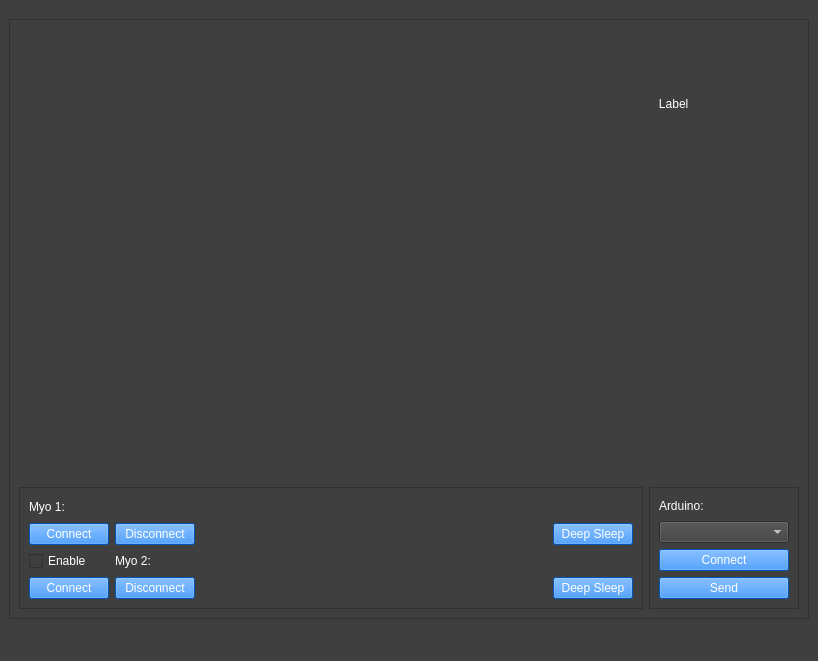
<?xml version="1.0" encoding="UTF-8"?>
<ui version="4.0">
 <class>MainWindow</class>
 <widget class="QMainWindow" name="MainWindow">
  <property name="geometry">
   <rect>
    <x>0</x>
    <y>0</y>
    <width>818</width>
    <height>661</height>
   </rect>
  </property>
  <property name="minimumSize">
   <size>
    <width>0</width>
    <height>0</height>
   </size>
  </property>
  <property name="maximumSize">
   <size>
    <width>818</width>
    <height>661</height>
   </size>
  </property>
  <property name="windowTitle">
   <string>Myo Viewer</string>
  </property>
  <property name="styleSheet">
   <string notr="true">QWidget { background-color: rgb(63, 63, 63); color: white }
QPushButton::!enabled { background-color:rgb(170, 170, 170); color: black }
QPushButton { background-color: rgb(2, 116, 255); color: white }</string>
  </property>
  <widget class="QWidget" name="centralwidget">
   <layout class="QGridLayout" name="gridLayout">
    <item row="0" column="5">
     <widget class="QFrame" name="frame">
      <property name="minimumSize">
       <size>
        <width>800</width>
        <height>600</height>
       </size>
      </property>
      <property name="maximumSize">
       <size>
        <width>800</width>
        <height>600</height>
       </size>
      </property>
      <property name="frameShape">
       <enum>QFrame::StyledPanel</enum>
      </property>
      <property name="frameShadow">
       <enum>QFrame::Raised</enum>
      </property>
      <layout class="QGridLayout" name="gridLayout_3">
       <item row="5" column="0">
        <widget class="QFrame" name="frame_myo">
         <property name="frameShape">
          <enum>QFrame::StyledPanel</enum>
         </property>
         <property name="frameShadow">
          <enum>QFrame::Raised</enum>
         </property>
         <layout class="QGridLayout" name="gridLayout_2">
          <item row="8" column="0">
           <widget class="QPushButton" name="btn_connect2">
            <property name="text">
             <string>Connect</string>
            </property>
           </widget>
          </item>
          <item row="6" column="0">
           <widget class="QPushButton" name="btn_connect">
            <property name="styleSheet">
             <string notr="true"/>
            </property>
            <property name="text">
             <string>Connect</string>
            </property>
           </widget>
          </item>
          <item row="6" column="3">
           <spacer name="horizontalSpacer">
            <property name="orientation">
             <enum>Qt::Horizontal</enum>
            </property>
            <property name="sizeHint" stdset="0">
             <size>
              <width>40</width>
              <height>20</height>
             </size>
            </property>
           </spacer>
          </item>
          <item row="8" column="3">
           <spacer name="horizontalSpacer_2">
            <property name="orientation">
             <enum>Qt::Horizontal</enum>
            </property>
            <property name="sizeHint" stdset="0">
             <size>
              <width>40</width>
              <height>20</height>
             </size>
            </property>
           </spacer>
          </item>
          <item row="8" column="4">
           <widget class="QPushButton" name="btn_sleep2">
            <property name="text">
             <string>Deep Sleep</string>
            </property>
           </widget>
          </item>
          <item row="2" column="2">
           <widget class="QLabel" name="myo_1_name">
            <property name="text">
             <string/>
            </property>
           </widget>
          </item>
          <item row="7" column="2">
           <widget class="QLabel" name="myo_2_name">
            <property name="text">
             <string/>
            </property>
           </widget>
          </item>
          <item row="6" column="4">
           <widget class="QPushButton" name="btn_sleep">
            <property name="text">
             <string>Deep Sleep</string>
            </property>
           </widget>
          </item>
          <item row="2" column="0">
           <widget class="QLabel" name="myo_1">
            <property name="sizePolicy">
             <sizepolicy hsizetype="Fixed" vsizetype="Fixed">
              <horstretch>0</horstretch>
              <verstretch>0</verstretch>
             </sizepolicy>
            </property>
            <property name="minimumSize">
             <size>
              <width>50</width>
              <height>20</height>
             </size>
            </property>
            <property name="maximumSize">
             <size>
              <width>50</width>
              <height>20</height>
             </size>
            </property>
            <property name="text">
             <string>Myo 1:</string>
            </property>
           </widget>
          </item>
          <item row="6" column="1">
           <widget class="QPushButton" name="btn_disconnect">
            <property name="enabled">
             <bool>true</bool>
            </property>
            <property name="styleSheet">
             <string notr="true"/>
            </property>
            <property name="text">
             <string>Disconnect</string>
            </property>
           </widget>
          </item>
          <item row="8" column="1">
           <widget class="QPushButton" name="btn_disconnect2">
            <property name="text">
             <string>Disconnect</string>
            </property>
           </widget>
          </item>
          <item row="7" column="1">
           <widget class="QLabel" name="myo_2">
            <property name="minimumSize">
             <size>
              <width>50</width>
              <height>20</height>
             </size>
            </property>
            <property name="maximumSize">
             <size>
              <width>50</width>
              <height>20</height>
             </size>
            </property>
            <property name="text">
             <string>Myo 2:</string>
            </property>
           </widget>
          </item>
          <item row="7" column="0">
           <widget class="QCheckBox" name="cb_myo2">
            <property name="text">
             <string>Enable</string>
            </property>
           </widget>
          </item>
         </layout>
         <zorder>myo_1</zorder>
         <zorder>btn_connect</zorder>
         <zorder>btn_connect2</zorder>
         <zorder>btn_sleep</zorder>
         <zorder>horizontalSpacer</zorder>
         <zorder>horizontalSpacer_2</zorder>
         <zorder>btn_sleep2</zorder>
         <zorder>myo_1_name</zorder>
         <zorder>myo_2_name</zorder>
         <zorder>btn_disconnect</zorder>
         <zorder>btn_disconnect2</zorder>
         <zorder>myo_2</zorder>
         <zorder>cb_myo2</zorder>
        </widget>
       </item>
       <item row="0" column="1">
        <widget class="QLabel" name="lbl_pose">
         <property name="sizePolicy">
          <sizepolicy hsizetype="Fixed" vsizetype="Fixed">
           <horstretch>0</horstretch>
           <verstretch>0</verstretch>
          </sizepolicy>
         </property>
         <property name="minimumSize">
          <size>
           <width>150</width>
           <height>150</height>
          </size>
         </property>
         <property name="maximumSize">
          <size>
           <width>150</width>
           <height>150</height>
          </size>
         </property>
         <property name="text">
          <string>   Label</string>
         </property>
         <property name="scaledContents">
          <bool>true</bool>
         </property>
        </widget>
       </item>
       <item row="5" column="1">
        <widget class="QFrame" name="frame_arduino">
         <property name="frameShape">
          <enum>QFrame::StyledPanel</enum>
         </property>
         <property name="frameShadow">
          <enum>QFrame::Raised</enum>
         </property>
         <layout class="QVBoxLayout" name="verticalLayout">
          <item>
           <widget class="QLabel" name="label">
            <property name="maximumSize">
             <size>
              <width>50</width>
              <height>20</height>
             </size>
            </property>
            <property name="text">
             <string>Arduino:</string>
            </property>
           </widget>
          </item>
          <item>
           <widget class="QComboBox" name="cb_port"/>
          </item>
          <item>
           <widget class="QPushButton" name="btn_connectArduino">
            <property name="text">
             <string>Connect</string>
            </property>
           </widget>
          </item>
          <item>
           <widget class="QPushButton" name="btn_send">
            <property name="text">
             <string>Send</string>
            </property>
           </widget>
          </item>
         </layout>
        </widget>
       </item>
       <item row="3" column="1" rowspan="2">
        <widget class="QLabel" name="lbl_mov">
         <property name="text">
          <string/>
         </property>
         <property name="scaledContents">
          <bool>true</bool>
         </property>
         <property name="alignment">
          <set>Qt::AlignCenter</set>
         </property>
        </widget>
       </item>
       <item row="1" column="1" rowspan="2">
        <widget class="QLabel" name="lbl_art">
         <property name="text">
          <string>&lt;html&gt;&lt;head/&gt;&lt;body&gt;&lt;p&gt;&lt;br/&gt;&lt;/p&gt;&lt;/body&gt;&lt;/html&gt;</string>
         </property>
         <property name="scaledContents">
          <bool>true</bool>
         </property>
         <property name="alignment">
          <set>Qt::AlignCenter</set>
         </property>
        </widget>
       </item>
       <item row="0" column="0" rowspan="5">
        <widget class="QWidget" name="plot" native="true">
         <property name="enabled">
          <bool>false</bool>
         </property>
         <property name="sizePolicy">
          <sizepolicy hsizetype="Expanding" vsizetype="Preferred">
           <horstretch>0</horstretch>
           <verstretch>0</verstretch>
          </sizepolicy>
         </property>
         <property name="minimumSize">
          <size>
           <width>200</width>
           <height>200</height>
          </size>
         </property>
         <property name="layoutDirection">
          <enum>Qt::LeftToRight</enum>
         </property>
         <layout class="QVBoxLayout" name="mplvl"/>
        </widget>
       </item>
      </layout>
     </widget>
    </item>
   </layout>
  </widget>
  <widget class="QMenuBar" name="menubar">
   <property name="geometry">
    <rect>
     <x>0</x>
     <y>0</y>
     <width>818</width>
     <height>24</height>
    </rect>
   </property>
  </widget>
  <widget class="QStatusBar" name="statusbar"/>
 </widget>
 <resources/>
 <connections/>
</ui>
